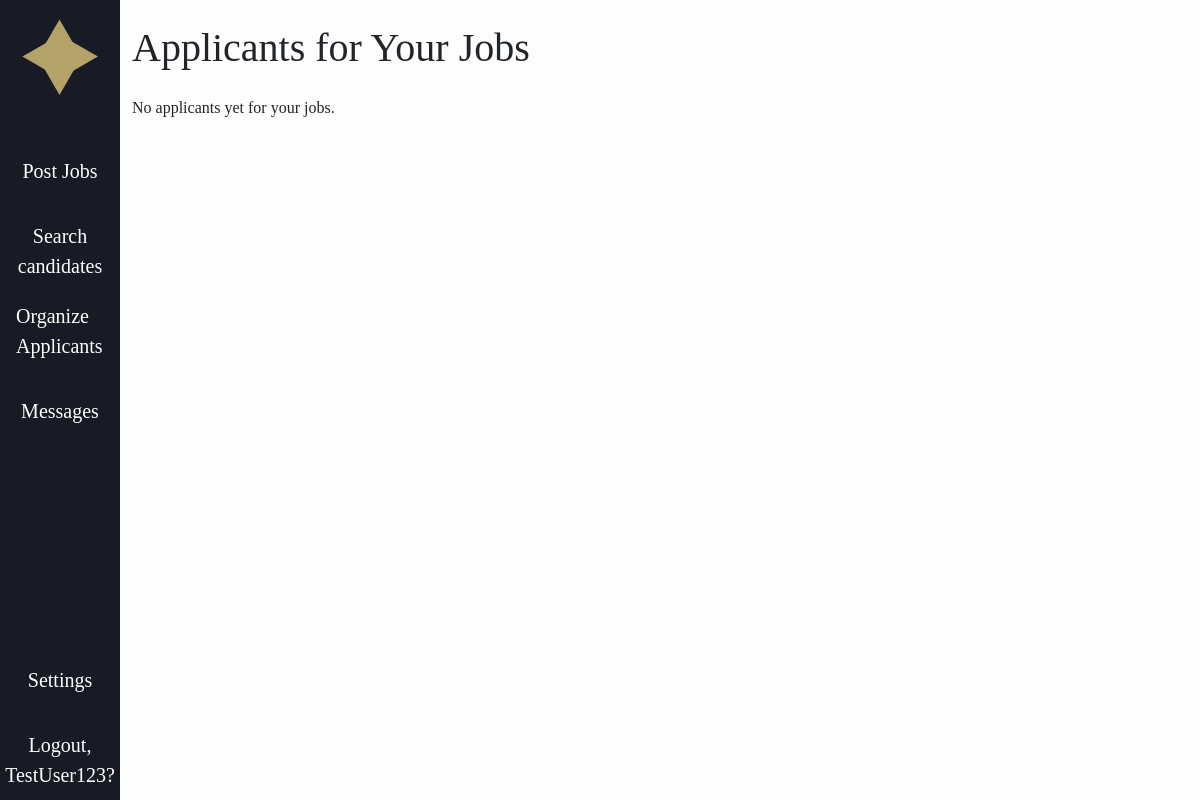
Before: /applications/recruiter/ (signed in) with the older database file.
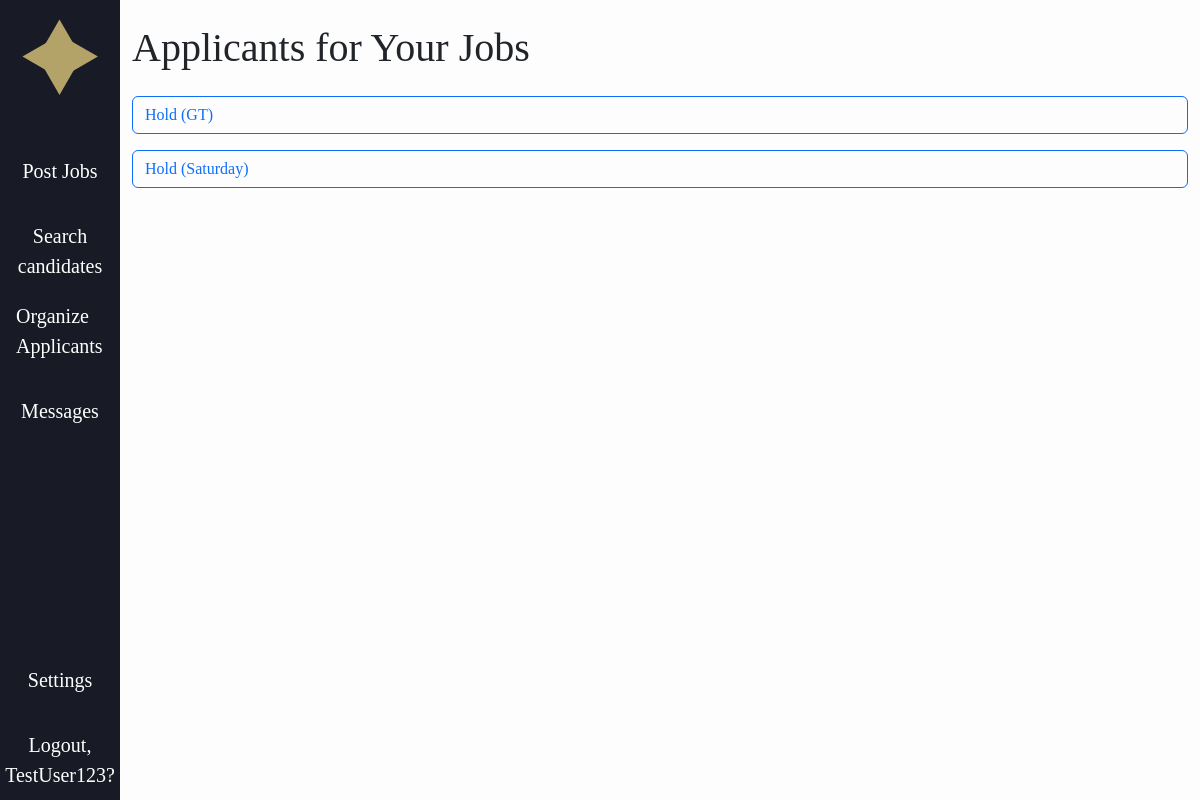
After: the same page with the newer database file.
### jobs/models.py (models this page shows, shortened)
class JobPosting(models.Model):
    REMOTE_CHOICES = [
        ("remote", "Remote"),
        ("onsite", "On-site"),
        ("hybrid", "Hybrid"),
    ]
    VISA_CHOICES = [
        ("yes", "Yes"),
        ("no", "No"),
    ]
    title = models.CharField(max_length=200)
    skills = models.TextField(
        help_text="List required skills, separated by commas",
        default=""
    )
    location = models.CharField(max_length=100, default="Not specified")
    min_salary = models.IntegerField(default=0, help_text="Minimum annual salary (USD)")
    max_salary = models.IntegerField(default=0, help_text="Maximum annual salary (USD)")
    remote_or_onsite = models.CharField(
        max_length=20,
        choices=REMOTE_CHOICES,
        default="onsite"
    )
    visa_sponsorship = models.CharField(
        max_length=3,
        choices=VISA_CHOICES,
        default="no"
    )
    posted_by = models.ForeignKey(User, on_delete=models.CASCADE)
    date_posted = models.DateTimeField(auto_now_add=True)

### applications/views.py (the view)
# urls.py: path('recruiter/', views.recruiter_applicants, name='recruiter_applicants'),
@login_required
def recruiter_applicants(request):
    user = request.user
    if user.role != 'recruiter':
        return render(request, 'applications/not_authorized.html')
    jobs = JobPosting.objects.filter(posted_by=user)
    applications = Application.objects.filter(job__in=jobs).select_related('job', 'applicant')
    return render(request, 'applications/recruiter_applicants.html', {'applications': applications})

### accounts/models.py (called while the page is built)
    @property
    def visible_attributes(self):
        attrs = {}
        if self.show_headline and self.headline:
            attrs['Headline'] = self.headline
        if self.show_skills and self.skills:
            attrs['Skills'] = self.skills
        if self.show_education and self.education:
            attrs['Education'] = self.education
        if self.show_work_experience and self.work_experience:
            attrs['Work Experience'] = self.work_experience
        if self.show_location and self.location:
            attrs['Location'] = self.location
        if self.show_links and self.links:
            attrs['Links'] = self.links
        return attrs

### jobble/context_processors.py (called while the page is built)
def user_template(request):
    if request.user.is_authenticated:
        if request.user.is_superuser:
            return {"base_template": "baseA.html"}   # special admin template
        elif getattr(request.user, "role", "").lower() == "recruiter":
            return {"base_template": "baseR.html"}   # recruiter template
        else:
            return {"base_template": "base.html"}    # regular user
    return {"base_template": "base.html"}           # default for anonymous users

### applications/templates/applications/recruiter_applicants.html (shortened to what this page needs)
{% extends base_template %}
{% block content %}
<div class="container py-4">
  <h1 class="mb-4">Applicants for Your Jobs</h1>
  {% if applications %}
    {% regroup applications by job as job_list %}
    {% for job_group in job_list %}
      <div class="mb-3">
        <button class="btn btn-outline-primary w-100 text-start" type="button" data-bs-toggle="collapse" data-bs-target="#job-{{ forloop.counter }}" aria-expanded="false" aria-controls="job-{{ forloop.counter }}">
          {{ job_group.grouper.title }} ({{ job_group.grouper.location }})
        </button>
      </div>
    {% endfor %}
  {% else %}
    <p>No applicants yet for your jobs.</p>
  {% endif %}
</div>
{% endblock %}

Changed rows visible on the page:
now on this page (row unchanged): JobPosting: grouper "Hold", grouper.location "GT"
now on this page (row edited): JobPosting: grouper "Hold", grouper.location "Saturday"
Other visible differences:
text no longer shown: "No applicants yet for your jobs."
